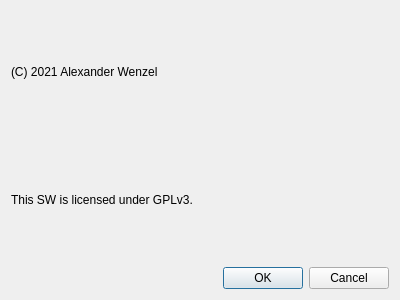
<?xml version="1.0" encoding="UTF-8"?>
<ui version="4.0">
 <class>InfoDialog</class>
 <widget class="QDialog" name="InfoDialog">
  <property name="geometry">
   <rect>
    <x>0</x>
    <y>0</y>
    <width>400</width>
    <height>300</height>
   </rect>
  </property>
  <property name="windowTitle">
   <string>Dialog</string>
  </property>
  <layout class="QVBoxLayout" name="verticalLayout">
   <item>
    <widget class="QLabel" name="label">
     <property name="text">
      <string>(C) 2021 Alexander Wenzel</string>
     </property>
    </widget>
   </item>
   <item>
    <widget class="QLabel" name="label_2">
     <property name="text">
      <string>This SW is licensed under GPLv3.</string>
     </property>
    </widget>
   </item>
   <item>
    <widget class="QDialogButtonBox" name="buttonBox">
     <property name="orientation">
      <enum>Qt::Horizontal</enum>
     </property>
     <property name="standardButtons">
      <set>QDialogButtonBox::Cancel|QDialogButtonBox::Ok</set>
     </property>
    </widget>
   </item>
  </layout>
 </widget>
 <resources/>
 <connections>
  <connection>
   <sender>buttonBox</sender>
   <signal>accepted()</signal>
   <receiver>InfoDialog</receiver>
   <slot>accept()</slot>
   <hints>
    <hint type="sourcelabel">
     <x>248</x>
     <y>254</y>
    </hint>
    <hint type="destinationlabel">
     <x>157</x>
     <y>274</y>
    </hint>
   </hints>
  </connection>
  <connection>
   <sender>buttonBox</sender>
   <signal>rejected()</signal>
   <receiver>InfoDialog</receiver>
   <slot>reject()</slot>
   <hints>
    <hint type="sourcelabel">
     <x>316</x>
     <y>260</y>
    </hint>
    <hint type="destinationlabel">
     <x>286</x>
     <y>274</y>
    </hint>
   </hints>
  </connection>
 </connections>
</ui>
